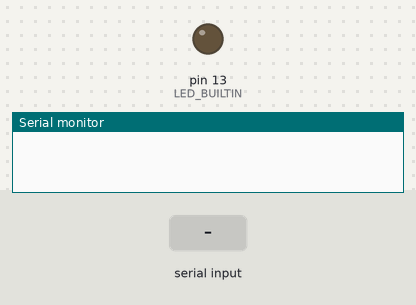
This sketch was run on a simulated Arduino Uno, built with avr-gcc and run on an emulated ATmega328P. On the bench: output pins drawn as LEDs (lit = HIGH), the last lines printed to the serial monitor. Inputs (shaded band) come from the test bench.

Above: at 1.2 s.
1.3 s: "0\n" received over Serial
At 1.6 s:
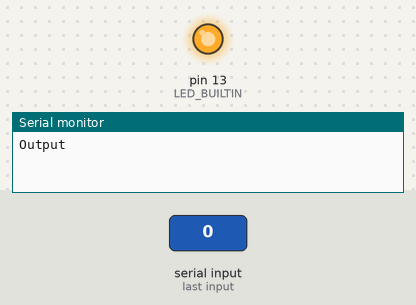
2.8 s: "90,45\n" received over Serial
At 4.0 s:
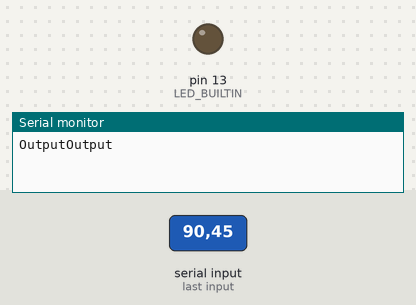
Timing chart, 0 to 5.8 s (numbered marks = the images above; inputs shaded):
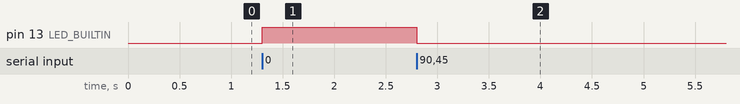

The sketch:

FaceMask_Out.ino
```cpp
int x = 0;

void setup() {
  Serial.begin(115200);
  Serial.setTimeout(1);
  pinMode(LED_BUILTIN, OUTPUT);
}

void loop() {
  while (!Serial.available());
  Serial.print("Output");
  x = Serial.readString().toInt();

  if(x == 0)
  {
    digitalWrite(LED_BUILTIN, HIGH);   // turn the LED on (HIGH is the voltage level)
  }
  else
  {
    digitalWrite(LED_BUILTIN, LOW);   // turn the LED on (HIGH is the voltage level)
  }

}
```

Measured:
- after the input at 1.3 s, pin 13 (LED_BUILTIN): LOW → HIGH at once
- after the input at 2.8 s, pin 13 (LED_BUILTIN): HIGH → LOW at once
